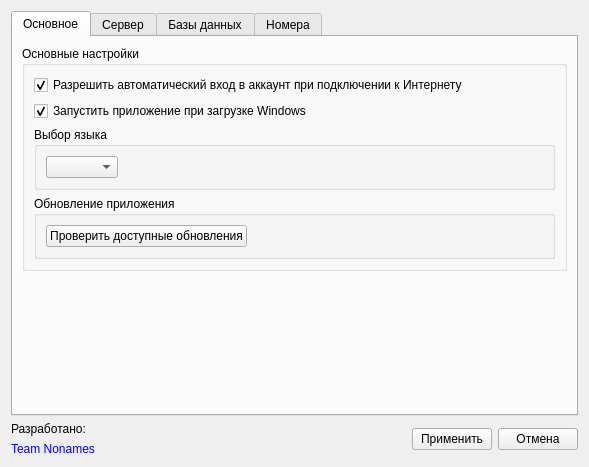
<?xml version="1.0" encoding="UTF-8"?>
<ui version="4.0">
 <class>SettingsDialog</class>
 <widget class="QDialog" name="SettingsDialog">
  <property name="geometry">
   <rect>
    <x>0</x>
    <y>0</y>
    <width>589</width>
    <height>463</height>
   </rect>
  </property>
  <property name="sizePolicy">
   <sizepolicy hsizetype="Fixed" vsizetype="Fixed">
    <horstretch>0</horstretch>
    <verstretch>0</verstretch>
   </sizepolicy>
  </property>
  <property name="windowTitle">
   <string>Настройки</string>
  </property>
  <property name="windowIcon">
   <iconset resource="images.qrc">
    <normaloff>:/images/outcall-logo.png</normaloff>:/images/outcall-logo.png</iconset>
  </property>
  <layout class="QGridLayout" name="gridLayout_5">
   <item row="0" column="0">
    <widget class="QTabWidget" name="tabWidget">
     <property name="currentIndex">
      <number>0</number>
     </property>
     <widget class="QWidget" name="general">
      <attribute name="title">
       <string>Основное</string>
      </attribute>
      <layout class="QVBoxLayout" name="verticalLayout_12">
       <item>
        <widget class="QGroupBox" name="generalGroupBox">
         <property name="title">
          <string>Основные настройки</string>
         </property>
         <layout class="QGridLayout" name="gridLayout_6">
          <item row="0" column="0">
           <layout class="QGridLayout" name="gridLayout_13">
            <item row="0" column="0">
             <widget class="QCheckBox" name="autoSignIn">
              <property name="text">
               <string>Разрешить автоматический вход в аккаунт при подключении к Интернету</string>
              </property>
              <property name="checked">
               <bool>true</bool>
              </property>
             </widget>
            </item>
            <item row="1" column="0">
             <widget class="QCheckBox" name="autoStartBox">
              <property name="enabled">
               <bool>true</bool>
              </property>
              <property name="text">
               <string>Запустить приложение при загрузке Windows</string>
              </property>
              <property name="checked">
               <bool>true</bool>
              </property>
             </widget>
            </item>
           </layout>
          </item>
          <item row="1" column="0">
           <widget class="QGroupBox" name="languageGroup">
            <property name="sizePolicy">
             <sizepolicy hsizetype="Preferred" vsizetype="Fixed">
              <horstretch>0</horstretch>
              <verstretch>0</verstretch>
             </sizepolicy>
            </property>
            <property name="title">
             <string>Выбор языка</string>
            </property>
            <layout class="QGridLayout" name="gridLayout">
             <item row="1" column="1">
              <spacer name="horizontalSpacer_2">
               <property name="orientation">
                <enum>Qt::Horizontal</enum>
               </property>
               <property name="sizeHint" stdset="0">
                <size>
                 <width>40</width>
                 <height>20</height>
                </size>
               </property>
              </spacer>
             </item>
             <item row="1" column="0">
              <widget class="QComboBox" name="languageList"/>
             </item>
            </layout>
           </widget>
          </item>
          <item row="3" column="0">
           <widget class="QGroupBox" name="groupBox_6">
            <property name="title">
             <string>Обновление приложения</string>
            </property>
            <layout class="QGridLayout" name="gridLayout_11">
             <item row="0" column="0">
              <widget class="QPushButton" name="updateButton">
               <property name="text">
                <string>Проверить доступные обновления</string>
               </property>
               <property name="autoDefault">
                <bool>false</bool>
               </property>
              </widget>
             </item>
             <item row="0" column="1">
              <spacer name="horizontalSpacer_3">
               <property name="orientation">
                <enum>Qt::Horizontal</enum>
               </property>
               <property name="sizeHint" stdset="0">
                <size>
                 <width>40</width>
                 <height>20</height>
                </size>
               </property>
              </spacer>
             </item>
            </layout>
           </widget>
          </item>
         </layout>
        </widget>
       </item>
       <item>
        <spacer name="verticalSpacer_2">
         <property name="orientation">
          <enum>Qt::Vertical</enum>
         </property>
         <property name="sizeHint" stdset="0">
          <size>
           <width>20</width>
           <height>40</height>
          </size>
         </property>
        </spacer>
       </item>
      </layout>
     </widget>
     <widget class="QWidget" name="server">
      <attribute name="title">
       <string>Сервер</string>
      </attribute>
      <layout class="QFormLayout" name="formLayout">
       <item row="0" column="0" colspan="2">
        <widget class="QGroupBox" name="groupBox">
         <property name="title">
          <string>Настройки сервера</string>
         </property>
         <layout class="QVBoxLayout" name="verticalLayout_3">
          <item>
           <widget class="QLabel" name="serverLabel">
            <property name="text">
             <string>Имя хоста:</string>
            </property>
           </widget>
          </item>
          <item>
           <widget class="QLineEdit" name="serverName"/>
          </item>
          <item>
           <widget class="QLabel" name="userLabel">
            <property name="text">
             <string>Имя пользователя:</string>
            </property>
           </widget>
          </item>
          <item>
           <widget class="QLineEdit" name="userName"/>
          </item>
          <item>
           <widget class="QLabel" name="passLabel">
            <property name="text">
             <string>Пароль:</string>
            </property>
           </widget>
          </item>
          <item>
           <widget class="QLineEdit" name="password">
            <property name="echoMode">
             <enum>QLineEdit::Password</enum>
            </property>
           </widget>
          </item>
          <item>
           <widget class="QLabel" name="portLabel">
            <property name="text">
             <string>Порт:</string>
            </property>
           </widget>
          </item>
          <item>
           <widget class="QLineEdit" name="port">
            <property name="text">
             <string>5038</string>
            </property>
           </widget>
          </item>
         </layout>
        </widget>
       </item>
      </layout>
     </widget>
     <widget class="QWidget" name="tab">
      <attribute name="title">
       <string>Базы данных</string>
      </attribute>
      <layout class="QGridLayout" name="gridLayout_4">
       <item row="0" column="0">
        <widget class="QTabWidget" name="tabWidget_2">
         <property name="currentIndex">
          <number>0</number>
         </property>
         <widget class="QWidget" name="tab_2">
          <attribute name="title">
           <string>Настройки базы контактов</string>
          </attribute>
          <layout class="QGridLayout" name="gridLayout_3">
           <item row="0" column="0">
            <widget class="QGroupBox" name="groupBox_3">
             <property name="title">
              <string/>
             </property>
             <layout class="QGridLayout" name="gridLayout_7">
              <item row="0" column="0">
               <widget class="QLabel" name="serverLabel_2">
                <property name="text">
                 <string>Имя хоста: </string>
                </property>
               </widget>
              </item>
              <item row="1" column="0">
               <widget class="QLineEdit" name="hostName_1"/>
              </item>
              <item row="2" column="0">
               <widget class="QLabel" name="userLabel_2">
                <property name="text">
                 <string>Имя базы данных:</string>
                </property>
               </widget>
              </item>
              <item row="3" column="0">
               <widget class="QLineEdit" name="databaseName_1"/>
              </item>
              <item row="4" column="0">
               <widget class="QLabel" name="passLabel_2">
                <property name="text">
                 <string>Имя пользователя:</string>
                </property>
               </widget>
              </item>
              <item row="5" column="0">
               <widget class="QLineEdit" name="userName_1">
                <property name="echoMode">
                 <enum>QLineEdit::Normal</enum>
                </property>
               </widget>
              </item>
              <item row="6" column="0">
               <widget class="QLabel" name="portLabel_2">
                <property name="text">
                 <string>Пароль:</string>
                </property>
               </widget>
              </item>
              <item row="7" column="0">
               <widget class="QLineEdit" name="password_1">
                <property name="text">
                 <string/>
                </property>
                <property name="echoMode">
                 <enum>QLineEdit::Password</enum>
                </property>
               </widget>
              </item>
              <item row="8" column="0">
               <widget class="QLabel" name="label">
                <property name="text">
                 <string>Порт:</string>
                </property>
               </widget>
              </item>
              <item row="9" column="0">
               <widget class="QLineEdit" name="port_1"/>
              </item>
             </layout>
            </widget>
           </item>
          </layout>
         </widget>
         <widget class="QWidget" name="tab_3">
          <attribute name="title">
           <string>Настройки базы звонков</string>
          </attribute>
          <layout class="QGridLayout" name="gridLayout_2">
           <item row="0" column="0">
            <widget class="QGroupBox" name="groupBox_4">
             <property name="title">
              <string/>
             </property>
             <layout class="QVBoxLayout" name="verticalLayout_7">
              <item>
               <widget class="QLabel" name="serverLabel_3">
                <property name="text">
                 <string>Имя хоста: </string>
                </property>
               </widget>
              </item>
              <item>
               <widget class="QLineEdit" name="hostName_2"/>
              </item>
              <item>
               <widget class="QLabel" name="userLabel_3">
                <property name="text">
                 <string>Имя базы данных:</string>
                </property>
               </widget>
              </item>
              <item>
               <widget class="QLineEdit" name="databaseName_2"/>
              </item>
              <item>
               <widget class="QLabel" name="passLabel_3">
                <property name="text">
                 <string>Имя пользователя:</string>
                </property>
               </widget>
              </item>
              <item>
               <widget class="QLineEdit" name="userName_2">
                <property name="echoMode">
                 <enum>QLineEdit::Normal</enum>
                </property>
               </widget>
              </item>
              <item>
               <widget class="QLabel" name="portLabel_3">
                <property name="text">
                 <string>Пароль:</string>
                </property>
               </widget>
              </item>
              <item>
               <widget class="QLineEdit" name="password_2">
                <property name="text">
                 <string/>
                </property>
                <property name="echoMode">
                 <enum>QLineEdit::Password</enum>
                </property>
               </widget>
              </item>
              <item>
               <widget class="QLabel" name="label_2">
                <property name="text">
                 <string>Порт:</string>
                </property>
               </widget>
              </item>
              <item>
               <widget class="QLineEdit" name="port_2"/>
              </item>
             </layout>
            </widget>
           </item>
          </layout>
         </widget>
         <widget class="QWidget" name="tab_4">
          <attribute name="title">
           <string>Настройки базы заказов</string>
          </attribute>
          <layout class="QGridLayout" name="gridLayout_10">
           <item row="0" column="0">
            <widget class="QGroupBox" name="groupBox_5">
             <property name="title">
              <string/>
             </property>
             <layout class="QGridLayout" name="gridLayout_9">
              <item row="4" column="0">
               <widget class="QLabel" name="passLabel_4">
                <property name="text">
                 <string>Имя пользователя:</string>
                </property>
               </widget>
              </item>
              <item row="5" column="0">
               <widget class="QLineEdit" name="userName_3">
                <property name="echoMode">
                 <enum>QLineEdit::Normal</enum>
                </property>
               </widget>
              </item>
              <item row="6" column="0">
               <widget class="QLabel" name="portLabel_4">
                <property name="text">
                 <string>Пароль:</string>
                </property>
               </widget>
              </item>
              <item row="7" column="0">
               <widget class="QLineEdit" name="password_3">
                <property name="text">
                 <string/>
                </property>
                <property name="echoMode">
                 <enum>QLineEdit::Password</enum>
                </property>
               </widget>
              </item>
              <item row="8" column="0">
               <widget class="QLabel" name="label_3">
                <property name="text">
                 <string>Порт:</string>
                </property>
               </widget>
              </item>
              <item row="10" column="0">
               <widget class="QLineEdit" name="port_3"/>
              </item>
              <item row="0" column="0">
               <widget class="QLabel" name="serverLabel_4">
                <property name="text">
                 <string>Имя хоста: </string>
                </property>
               </widget>
              </item>
              <item row="1" column="0">
               <widget class="QLineEdit" name="hostName_3"/>
              </item>
              <item row="2" column="0">
               <widget class="QLabel" name="userLabel_4">
                <property name="text">
                 <string>Имя базы данных:</string>
                </property>
               </widget>
              </item>
              <item row="3" column="0">
               <widget class="QLineEdit" name="databaseName_3"/>
              </item>
              <item row="11" column="0">
               <widget class="QLabel" name="label_4">
                <property name="text">
                 <string>Логин пользователя:</string>
                </property>
               </widget>
              </item>
              <item row="12" column="0">
               <widget class="QLineEdit" name="user_login"/>
              </item>
             </layout>
            </widget>
           </item>
          </layout>
         </widget>
        </widget>
       </item>
      </layout>
     </widget>
     <widget class="QWidget" name="extensions">
      <attribute name="title">
       <string>Номера</string>
      </attribute>
      <layout class="QVBoxLayout" name="verticalLayout_2">
       <item>
        <widget class="QGroupBox" name="groupBox_2">
         <property name="sizePolicy">
          <sizepolicy hsizetype="Expanding" vsizetype="Expanding">
           <horstretch>0</horstretch>
           <verstretch>0</verstretch>
          </sizepolicy>
         </property>
         <property name="title">
          <string>Номера</string>
         </property>
         <layout class="QGridLayout" name="gridLayout_14">
          <item row="0" column="0">
           <widget class="QTabWidget" name="tabWidget_3">
            <property name="currentIndex">
             <number>0</number>
            </property>
            <widget class="QWidget" name="tab_5">
             <attribute name="title">
              <string>Личный номер</string>
             </attribute>
             <layout class="QGridLayout" name="gridLayout_12">
              <item row="0" column="0">
               <widget class="QTreeWidget" name="treeWidget">
                <property name="selectionMode">
                 <enum>QAbstractItemView::ContiguousSelection</enum>
                </property>
                <property name="rootIsDecorated">
                 <bool>false</bool>
                </property>
                <property name="columnCount">
                 <number>2</number>
                </property>
                <column>
                 <property name="text">
                  <string>Номер</string>
                 </property>
                </column>
                <column>
                 <property name="text">
                  <string>Протокол</string>
                 </property>
                </column>
               </widget>
              </item>
              <item row="0" column="1">
               <layout class="QVBoxLayout" name="verticalLayout_5">
                <item>
                 <widget class="QPushButton" name="addButton">
                  <property name="text">
                   <string>Добавить</string>
                  </property>
                  <property name="autoDefault">
                   <bool>false</bool>
                  </property>
                 </widget>
                </item>
                <item>
                 <widget class="QPushButton" name="removeButton">
                  <property name="text">
                   <string>Удалить</string>
                  </property>
                  <property name="autoDefault">
                   <bool>false</bool>
                  </property>
                 </widget>
                </item>
                <item>
                 <widget class="QPushButton" name="editButton">
                  <property name="text">
                   <string>Редактировать</string>
                  </property>
                  <property name="autoDefault">
                   <bool>false</bool>
                  </property>
                 </widget>
                </item>
                <item>
                 <spacer name="verticalSpacer">
                  <property name="orientation">
                   <enum>Qt::Vertical</enum>
                  </property>
                  <property name="sizeHint" stdset="0">
                   <size>
                    <width>20</width>
                    <height>158</height>
                   </size>
                  </property>
                 </spacer>
                </item>
               </layout>
              </item>
             </layout>
            </widget>
            <widget class="QWidget" name="tab_6">
             <attribute name="title">
              <string>Номер группы</string>
             </attribute>
             <layout class="QGridLayout" name="gridLayout_16">
              <item row="0" column="0">
               <layout class="QGridLayout" name="gridLayout_15">
                <item row="0" column="0">
                 <widget class="QTreeWidget" name="treeWidget_2">
                  <property name="selectionMode">
                   <enum>QAbstractItemView::ContiguousSelection</enum>
                  </property>
                  <property name="rootIsDecorated">
                   <bool>false</bool>
                  </property>
                  <property name="columnCount">
                   <number>2</number>
                  </property>
                  <column>
                   <property name="text">
                    <string>Номер</string>
                   </property>
                  </column>
                  <column>
                   <property name="text">
                    <string>Протокол</string>
                   </property>
                  </column>
                 </widget>
                </item>
                <item row="0" column="1">
                 <layout class="QVBoxLayout" name="verticalLayout_6">
                  <item>
                   <widget class="QPushButton" name="addButton_2">
                    <property name="text">
                     <string>Добавить</string>
                    </property>
                    <property name="autoDefault">
                     <bool>false</bool>
                    </property>
                   </widget>
                  </item>
                  <item>
                   <widget class="QPushButton" name="removeButton_2">
                    <property name="text">
                     <string>Удалить</string>
                    </property>
                    <property name="autoDefault">
                     <bool>false</bool>
                    </property>
                   </widget>
                  </item>
                  <item>
                   <widget class="QPushButton" name="editButton_2">
                    <property name="text">
                     <string>Редактировать</string>
                    </property>
                    <property name="autoDefault">
                     <bool>false</bool>
                    </property>
                   </widget>
                  </item>
                  <item>
                   <spacer name="verticalSpacer_4">
                    <property name="orientation">
                     <enum>Qt::Vertical</enum>
                    </property>
                    <property name="sizeHint" stdset="0">
                     <size>
                      <width>20</width>
                      <height>158</height>
                     </size>
                    </property>
                   </spacer>
                  </item>
                 </layout>
                </item>
               </layout>
              </item>
             </layout>
            </widget>
           </widget>
          </item>
         </layout>
        </widget>
       </item>
      </layout>
     </widget>
    </widget>
   </item>
   <item row="1" column="0">
    <layout class="QGridLayout" name="gridLayout_8">
     <item row="0" column="0">
      <widget class="QLabel" name="poweredLabel">
       <property name="text">
        <string>Разработано:</string>
       </property>
      </widget>
     </item>
     <item row="0" column="1" rowspan="2">
      <layout class="QHBoxLayout" name="horizontalLayout">
       <item>
        <spacer name="horizontalSpacer">
         <property name="orientation">
          <enum>Qt::Horizontal</enum>
         </property>
         <property name="sizeHint" stdset="0">
          <size>
           <width>40</width>
           <height>20</height>
          </size>
         </property>
        </spacer>
       </item>
       <item>
        <widget class="QPushButton" name="applyButton">
         <property name="focusPolicy">
          <enum>Qt::StrongFocus</enum>
         </property>
         <property name="text">
          <string>Применить</string>
         </property>
         <property name="autoDefault">
          <bool>false</bool>
         </property>
        </widget>
       </item>
       <item>
        <widget class="QPushButton" name="cancelButton">
         <property name="focusPolicy">
          <enum>Qt::StrongFocus</enum>
         </property>
         <property name="text">
          <string>Отмена</string>
         </property>
         <property name="autoDefault">
          <bool>false</bool>
         </property>
        </widget>
       </item>
      </layout>
     </item>
     <item row="1" column="0">
      <widget class="QLabel" name="bicomLink">
       <property name="styleSheet">
        <string notr="true">color:rgb(0, 0, 255)</string>
       </property>
       <property name="text">
        <string>&lt;html&gt;&lt;head/&gt;&lt;body&gt;&lt;p&gt;Team Nonames&lt;/p&gt;&lt;/body&gt;&lt;/html&gt;</string>
       </property>
       <property name="openExternalLinks">
        <bool>true</bool>
       </property>
      </widget>
     </item>
    </layout>
   </item>
  </layout>
 </widget>
 <tabstops>
  <tabstop>tabWidget</tabstop>
  <tabstop>autoSignIn</tabstop>
  <tabstop>autoStartBox</tabstop>
  <tabstop>languageList</tabstop>
  <tabstop>updateButton</tabstop>
  <tabstop>serverName</tabstop>
  <tabstop>userName</tabstop>
  <tabstop>password</tabstop>
  <tabstop>port</tabstop>
  <tabstop>tabWidget_2</tabstop>
  <tabstop>hostName_1</tabstop>
  <tabstop>databaseName_1</tabstop>
  <tabstop>userName_1</tabstop>
  <tabstop>password_1</tabstop>
  <tabstop>port_1</tabstop>
  <tabstop>hostName_2</tabstop>
  <tabstop>databaseName_2</tabstop>
  <tabstop>userName_2</tabstop>
  <tabstop>password_2</tabstop>
  <tabstop>port_2</tabstop>
  <tabstop>hostName_3</tabstop>
  <tabstop>databaseName_3</tabstop>
  <tabstop>userName_3</tabstop>
  <tabstop>password_3</tabstop>
  <tabstop>port_3</tabstop>
  <tabstop>user_login</tabstop>
  <tabstop>tabWidget_3</tabstop>
  <tabstop>treeWidget</tabstop>
  <tabstop>addButton</tabstop>
  <tabstop>removeButton</tabstop>
  <tabstop>editButton</tabstop>
  <tabstop>treeWidget_2</tabstop>
  <tabstop>addButton_2</tabstop>
  <tabstop>removeButton_2</tabstop>
  <tabstop>editButton_2</tabstop>
  <tabstop>applyButton</tabstop>
  <tabstop>cancelButton</tabstop>
 </tabstops>
 <resources>
  <include location="images.qrc"/>
 </resources>
 <connections/>
</ui>
